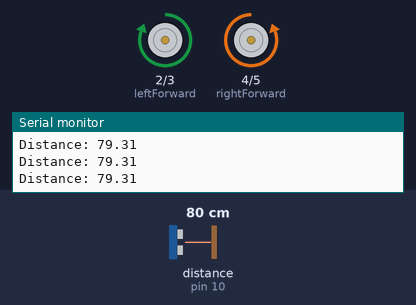
This sketch was run on a simulated Arduino Uno, built with avr-gcc and run on an emulated ATmega328P. On the bench: motor-driver pin pairs drawn as motors (green arrow = first pin HIGH = forward, orange = second pin HIGH = backward, longer = more drive), the last lines printed to the serial monitor. Wiring (inferred from the names in the program): ultrasonic range finder: trigger pin 9; echo pin 10. The test bench sets the inputs (shaded band); at power-on: distance to the obstacle (sensor on pin 10) 80 cm. The echo pulse lasts 58.3 µs per cm.

Above: at 1.2 s.
1.3 s: distance to the obstacle (sensor on pin 10) set to 56 cm
2.8 s: distance to the obstacle (sensor on pin 10) set to 47 cm
At 4.0 s:
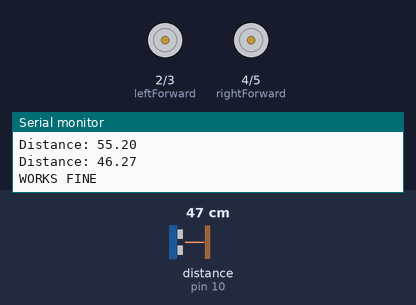
Timing chart, 0 to 5.8 s (numbered marks = the images above; inputs shaded):
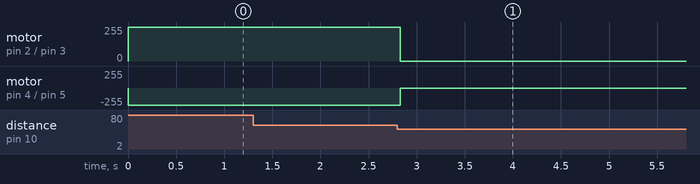

The sketch:

GOAL.ino
```cpp
// defines pins numbers
const int trigPin = 9;
const int echoPin = 10;
const int leftForward = 2;
const int leftBackward = 3;
const int rightForward = 4;
const int rightBackward = 5;

// defines variables
long duration;
double distance;
void setup() {
pinMode(trigPin, OUTPUT); // Sets the trigPin as an Output
pinMode(echoPin, INPUT); // Sets the echoPin as an Input
pinMode(leftForward , OUTPUT);
pinMode(leftBackward , OUTPUT);
pinMode(rightForward , OUTPUT);
pinMode(rightBackward , OUTPUT);
Serial.begin(9600); // Starts the serial communication

}
void loop() {
// Clears the trigPin
digitalWrite(leftForward , HIGH);
digitalWrite(leftBackward , LOW);
digitalWrite(rightForward , LOW);
digitalWrite(rightBackward , HIGH);
digitalWrite(trigPin, LOW);
delayMicroseconds(2);
// Sets the trigPin on HIGH state for 10 micro seconds
digitalWrite(trigPin, HIGH);
delayMicroseconds(10);
digitalWrite(trigPin, LOW);
// Reads the echoPin, returns the sound wave travel time in microseconds
duration = pulseIn(echoPin, HIGH);
// Calculating the distance
distance= duration*0.034/2;
// Prints the distance on the Serial Monitor
Serial.print("Distance: ");
Serial.println(distance);
if (distance < 52.0) {
  Serial.println("WORKS FINE");
  digitalWrite(leftForward , LOW);
  digitalWrite(leftBackward , LOW);
  digitalWrite(rightForward , LOW);
  digitalWrite(rightBackward , LOW);
  delay(15000);


  }
}
```

Measured:
- the behaviour switches between 53 and 52 cm on distance to the obstacle (sensor on pin 10) (found by bisection; images 0 and 1)
- after the input at 2.8 s, motor on pin 2 (leftForward) / pin 3 (leftBackward): forward 255/255 → stopped at once; motor on pin 4 (rightForward) / pin 5 (rightBackward): backward 255/255 → stopped at once
